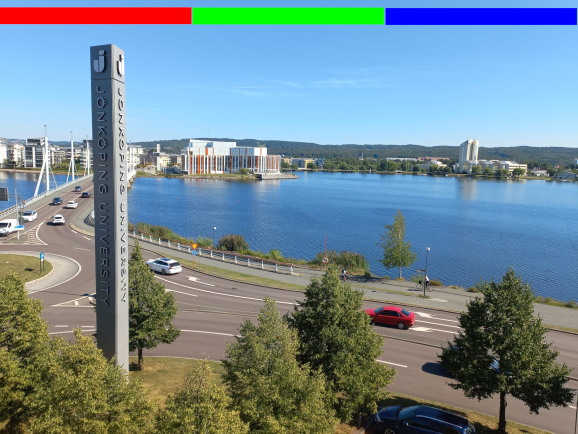
#> input picture code/img/jonkoping-01.jpg, 1156 x 867 px (shown at 1/2 size)
$ python improc-0002.py
#> lines starting #> are read from the running program, lines starting #| are printed output that depends on the picture
# we import all libraries used in our program
import cv2

# we read an image from disk to memory
img = cv2.imread('img/jonkoping-01.jpg')
#> img is the input picture: shape (867, 1156, 3); mean B, G, R 147.8, 137.9, 115.3

# we change some pixels values
img[100:200, 300:456, 0] = 0
img[200:300, 123:456, 2] = 0
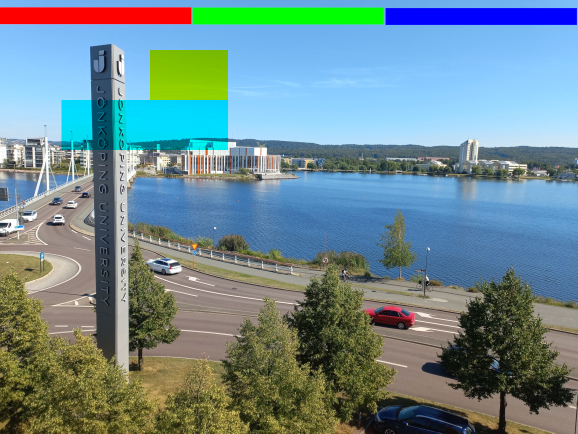
#> img: shape (867, 1156, 3) (shown at 1/2 size); mean B, G, R 143.9, 137.9, 110.3
print(img[150,400])
#| [  0 197 132]

# we print the information concerning this image
print('---> Shape: ', img.shape)
#| ---> Shape:  (867, 1156, 3)
#print('Image nd-array: ', img)

# we show the image and wait for a key to be pressed
cv2.imshow('Jonkoping', img)
key = cv2.waitKey(0)
#> (key Esc is pressed here)

cv2.destroyAllWindows()

$ run again, with code/img/jonkoping-02.jpg copied over code/img/jonkoping-01.jpg
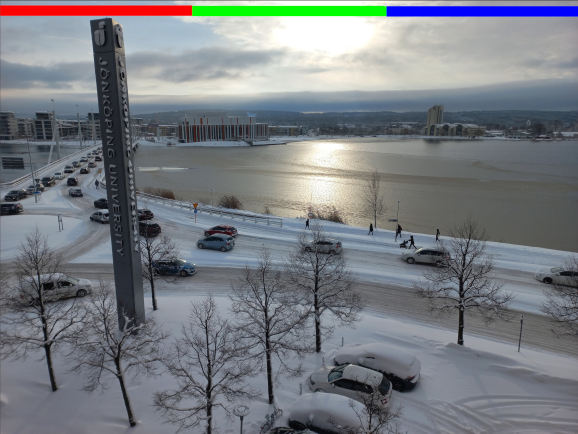
#> input picture code/img/jonkoping-02.jpg, 1156 x 867 px (shown at 1/2 size)
#> img is the input picture: shape (867, 1156, 3); mean B, G, R 129.6, 124.4, 119.8
#> `img[200:300, 123:456, 2] = 0`:
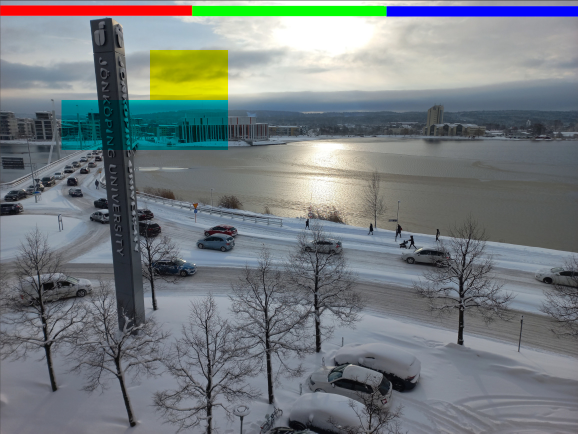
#> img: shape (867, 1156, 3) (shown at 1/2 size); mean B, G, R 126.8, 124.4, 117.1
#| [  0 174 172]
#| ---> Shape:  (867, 1156, 3)
